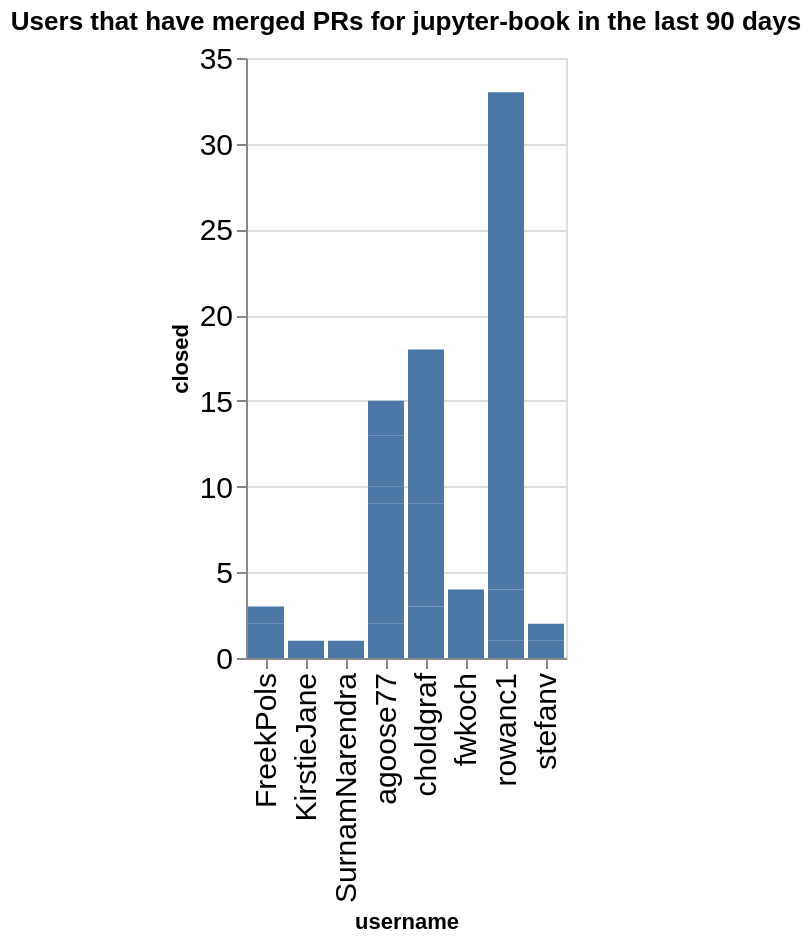

The notebook cell saved with this chart:
### Code cell
charts = []
title = f"Users that have merged PRs for {github_org} in the last {n_days} days"
ch = alt.Chart(data=closed_by_repo.replace(np.nan, 0), title=title).mark_bar().encode(
    x='username',
    y='closed',
)
ch

### Figure 1 — Vega-Lite specification as saved in the notebook (floating-point values rounded to 4 significant figures)
{"config": {"axisLeft": {"labelFontSize": 15}, "axisBottom": {"labelFontSize": 15}}, "data": {"name": "data-8e387679fee797c76dc8835c195f6a80"}, "mark": {"type": "bar"}, "encoding": {"x": {"field": "username", "type": "nominal"}, "y": {"field": "closed", "type": "quantitative"}}, "title": "Users that have merged PRs for jupyter-book in the last 90 days", "$schema": "https://vega.github.io/schema/vega-lite/v5.20.1.json", "datasets": {"data-8e387679fee797c76dc8835c195f6a80": [{"name": "blog", "username": "agoose77", "closed": 2}, {"name": "blog", "username": "choldgraf", "closed": 3}, {"name": "jupyter-book", "username": "KirstieJane", "closed": 1}, {"name": "jupyter-book", "username": "SurnamNarendra", "closed": 1}, {"name": "jupyter-book", "username": "agoose77", "closed": 7}, {"name": "jupyter-book", "username": "choldgraf", "closed": 6}, {"name": "jupyter-book", "username": "rowanc1", "closed": 1}, {"name": "jupyterlab-myst", "username": "agoose77", "closed": 1}, {"name": "myst-plugins", "username": "FreekPols", "closed": 2}, {"name": "myst-theme", "username": "agoose77", "closed": 3}, {"name": "myst-theme", "username": "rowanc1", "closed": 3}, {"name": "myst-theme", "username": "stefanv", "closed": 1}, {"name": "mystmd", "username": "FreekPols", "closed": 1}, {"name": "mystmd", "username": "agoose77", "closed": 2}, {"name": "mystmd", "username": "choldgraf", "closed": 9}, {"name": "mystmd", "username": "fwkoch", "closed": 4}, {"name": "mystmd", "username": "rowanc1", "closed": 29}, {"name": "mystmd", "username": "stefanv", "closed": 1}]}}
